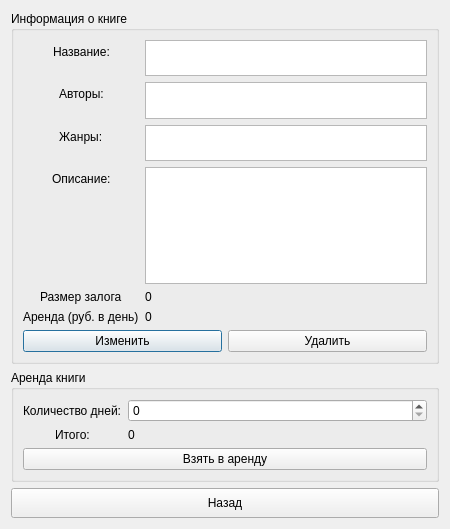
<?xml version="1.0" encoding="UTF-8"?>
<ui version="4.0">
 <class>DetailedBookWindow</class>
 <widget class="QDialog" name="DetailedBookWindow">
  <property name="geometry">
   <rect>
    <x>0</x>
    <y>0</y>
    <width>450</width>
    <height>529</height>
   </rect>
  </property>
  <property name="windowTitle">
   <string>Dialog</string>
  </property>
  <layout class="QVBoxLayout" name="verticalLayout_2">
   <item>
    <widget class="QGroupBox" name="groupBox">
     <property name="sizePolicy">
      <sizepolicy hsizetype="Preferred" vsizetype="Expanding">
       <horstretch>0</horstretch>
       <verstretch>0</verstretch>
      </sizepolicy>
     </property>
     <property name="title">
      <string>Информация о книге</string>
     </property>
     <layout class="QVBoxLayout" name="verticalLayout">
      <item>
       <layout class="QFormLayout" name="formLayout_2">
        <property name="labelAlignment">
         <set>Qt::AlignCenter</set>
        </property>
        <item row="0" column="0">
         <widget class="QLabel" name="label_6">
          <property name="text">
           <string>Название:</string>
          </property>
         </widget>
        </item>
        <item row="1" column="0">
         <widget class="QLabel" name="label_7">
          <property name="text">
           <string>Авторы:</string>
          </property>
         </widget>
        </item>
        <item row="3" column="0">
         <widget class="QLabel" name="label_8">
          <property name="text">
           <string>Описание:</string>
          </property>
         </widget>
        </item>
        <item row="5" column="0">
         <widget class="QLabel" name="label_9">
          <property name="text">
           <string>Аренда (руб. в день)</string>
          </property>
         </widget>
        </item>
        <item row="2" column="0">
         <widget class="QLabel" name="label_10">
          <property name="text">
           <string>Жанры:</string>
          </property>
         </widget>
        </item>
        <item row="5" column="1">
         <widget class="QLabel" name="rentalCostLabel">
          <property name="text">
           <string>0</string>
          </property>
         </widget>
        </item>
        <item row="2" column="1">
         <widget class="QTextEdit" name="genresFeild">
          <property name="minimumSize">
           <size>
            <width>0</width>
            <height>30</height>
           </size>
          </property>
          <property name="maximumSize">
           <size>
            <width>16777215</width>
            <height>80</height>
           </size>
          </property>
          <property name="readOnly">
           <bool>true</bool>
          </property>
         </widget>
        </item>
        <item row="1" column="1">
         <widget class="QTextEdit" name="authorsField">
          <property name="minimumSize">
           <size>
            <width>0</width>
            <height>30</height>
           </size>
          </property>
          <property name="maximumSize">
           <size>
            <width>16777215</width>
            <height>80</height>
           </size>
          </property>
          <property name="readOnly">
           <bool>true</bool>
          </property>
         </widget>
        </item>
        <item row="0" column="1">
         <widget class="QTextEdit" name="titleField">
          <property name="sizePolicy">
           <sizepolicy hsizetype="Expanding" vsizetype="Minimum">
            <horstretch>0</horstretch>
            <verstretch>0</verstretch>
           </sizepolicy>
          </property>
          <property name="minimumSize">
           <size>
            <width>0</width>
            <height>30</height>
           </size>
          </property>
          <property name="maximumSize">
           <size>
            <width>16777215</width>
            <height>80</height>
           </size>
          </property>
          <property name="readOnly">
           <bool>true</bool>
          </property>
         </widget>
        </item>
        <item row="4" column="0">
         <widget class="QLabel" name="label_3">
          <property name="text">
           <string>Размер залога</string>
          </property>
         </widget>
        </item>
        <item row="4" column="1">
         <widget class="QLabel" name="depositLabel">
          <property name="text">
           <string>0</string>
          </property>
         </widget>
        </item>
        <item row="3" column="1">
         <widget class="QTextEdit" name="descriptionField">
          <property name="sizePolicy">
           <sizepolicy hsizetype="Expanding" vsizetype="Minimum">
            <horstretch>0</horstretch>
            <verstretch>0</verstretch>
           </sizepolicy>
          </property>
          <property name="minimumSize">
           <size>
            <width>0</width>
            <height>60</height>
           </size>
          </property>
          <property name="maximumSize">
           <size>
            <width>16777215</width>
            <height>160</height>
           </size>
          </property>
          <property name="readOnly">
           <bool>true</bool>
          </property>
         </widget>
        </item>
       </layout>
      </item>
      <item>
       <layout class="QHBoxLayout" name="horizontalLayout_3">
        <item>
         <widget class="QPushButton" name="changePushButton">
          <property name="text">
           <string>Изменить</string>
          </property>
         </widget>
        </item>
        <item>
         <widget class="QPushButton" name="deleteBookPushButton">
          <property name="text">
           <string>Удалить</string>
          </property>
         </widget>
        </item>
       </layout>
      </item>
     </layout>
    </widget>
   </item>
   <item>
    <widget class="QGroupBox" name="groupBox_2">
     <property name="title">
      <string>Аренда книги</string>
     </property>
     <layout class="QVBoxLayout" name="verticalLayout_4">
      <item>
       <layout class="QFormLayout" name="formLayout">
        <property name="labelAlignment">
         <set>Qt::AlignCenter</set>
        </property>
        <property name="formAlignment">
         <set>Qt::AlignLeading|Qt::AlignLeft|Qt::AlignTop</set>
        </property>
        <item row="0" column="0">
         <widget class="QLabel" name="label">
          <property name="text">
           <string>Количество дней:</string>
          </property>
         </widget>
        </item>
        <item row="0" column="1">
         <widget class="QSpinBox" name="quantityDays"/>
        </item>
        <item row="1" column="0">
         <widget class="QLabel" name="label_2">
          <property name="text">
           <string>Итого:</string>
          </property>
         </widget>
        </item>
        <item row="1" column="1">
         <widget class="QLabel" name="labelCost">
          <property name="text">
           <string>0</string>
          </property>
         </widget>
        </item>
       </layout>
      </item>
      <item>
       <layout class="QHBoxLayout" name="horizontalLayout_2">
        <item>
         <widget class="QPushButton" name="takePushButton">
          <property name="text">
           <string>Взять в аренду</string>
          </property>
         </widget>
        </item>
       </layout>
      </item>
     </layout>
    </widget>
   </item>
   <item>
    <widget class="QPushButton" name="pushButton_3">
     <property name="minimumSize">
      <size>
       <width>0</width>
       <height>30</height>
      </size>
     </property>
     <property name="text">
      <string>Назад</string>
     </property>
    </widget>
   </item>
  </layout>
 </widget>
 <resources/>
 <connections>
  <connection>
   <sender>pushButton_3</sender>
   <signal>clicked()</signal>
   <receiver>DetailedBookWindow</receiver>
   <slot>close()</slot>
   <hints>
    <hint type="sourcelabel">
     <x>180</x>
     <y>504</y>
    </hint>
    <hint type="destinationlabel">
     <x>445</x>
     <y>458</y>
    </hint>
   </hints>
  </connection>
 </connections>
</ui>
